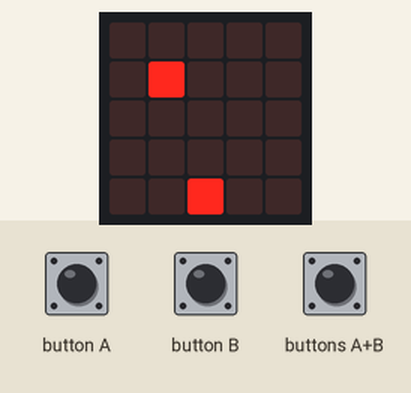
A program run on a simulated BBC micro:bit (MakeCode). Shown: the board's 5×5 LED display. Inputs (shaded band) come from the test bench. A reset restarts the program; random numbers come from a fixed seed; the short countdown, score and lost-life animations are approximate.

Above: at 1.6 s.
1.7 s: button A pressed for 0.15 s
At 2.6 s:
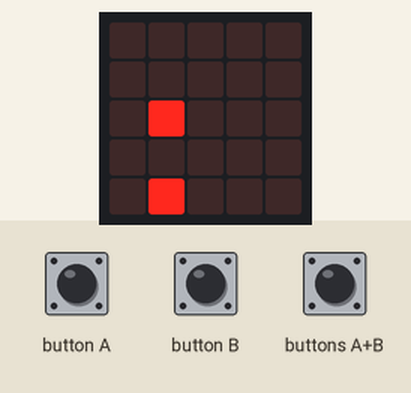
4.8 s: button B pressed for 0.15 s
At 5.6 s:
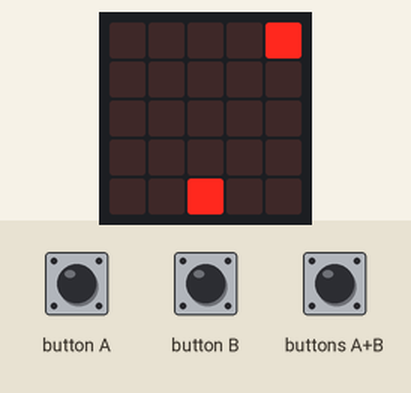
7.9 s: buttons A+B pressed for 0.15 s
At 10.7 s:
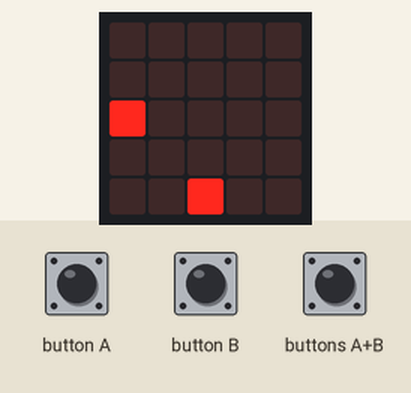
11.0 s: button B pressed for 0.15 s
At 11.6 s:
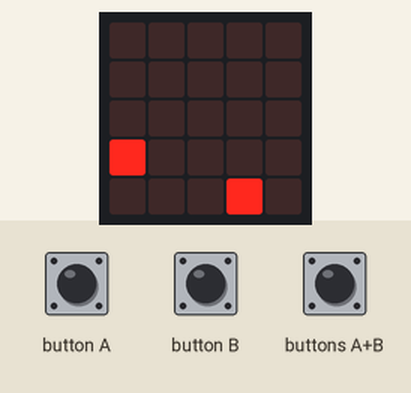
11.7 s: buttons A+B pressed for 1 s
At 13.4 s:
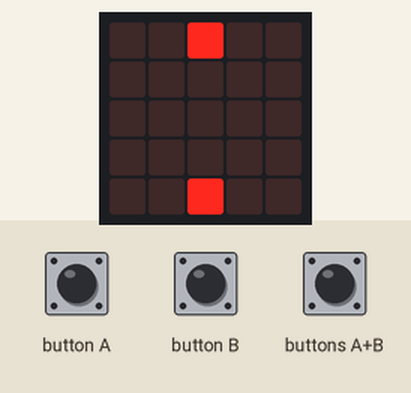
14.2 s: button A pressed for 0.15 s
At 15.8 s:
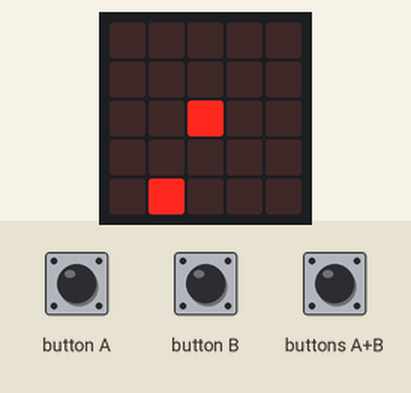
Timing chart, 0 to 17.3 s (numbered marks = the images above; inputs shaded):
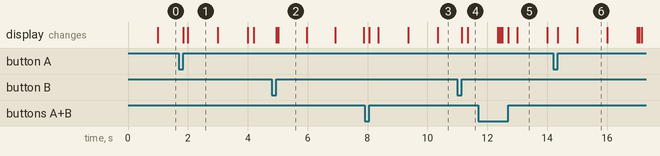

The program:

main.ts
```typescript
input.onButtonPressed(Button.A, function () {
    player.move(-1)
})
input.onButtonPressed(Button.AB, function () {
    control.reset()
})
input.onButtonPressed(Button.B, function () {
    player.move(1)
})
let gold: game.LedSprite = null
let player: game.LedSprite = null
game.setScore(0)
game.setLife(2)
let speed = 1000
player = game.createSprite(2, 4)
basic.forever(function () {
    gold = game.createSprite(randint(0, 4), 0)
    gold.turn(Direction.Right, 90)
    basic.pause(speed)
    while (!(gold.isDeleted())) {
        gold.move(1)
        if (gold.isTouching(player)) {
            game.addScore(1)
            basic.showNumber(game.score())
            gold.delete()
            basic.pause(1000)
            speed += -50
            if (speed <= 200) {
                speed = 200
            }
        } else {
            if (gold.get(LedSpriteProperty.Y) == 4) {
                game.removeLife(1)
                gold.delete()
            }
            basic.pause(speed)
        }
    }
})
```

test.ts
```typescript
// tu są testy; nie będzie to kompilowane, gdy ten pakiet będzie używany jako rozszerzenie.
```

Measured:
- what the display in image 1 shows lasts 1.0 s, from 2.0 s to 3.0 s
